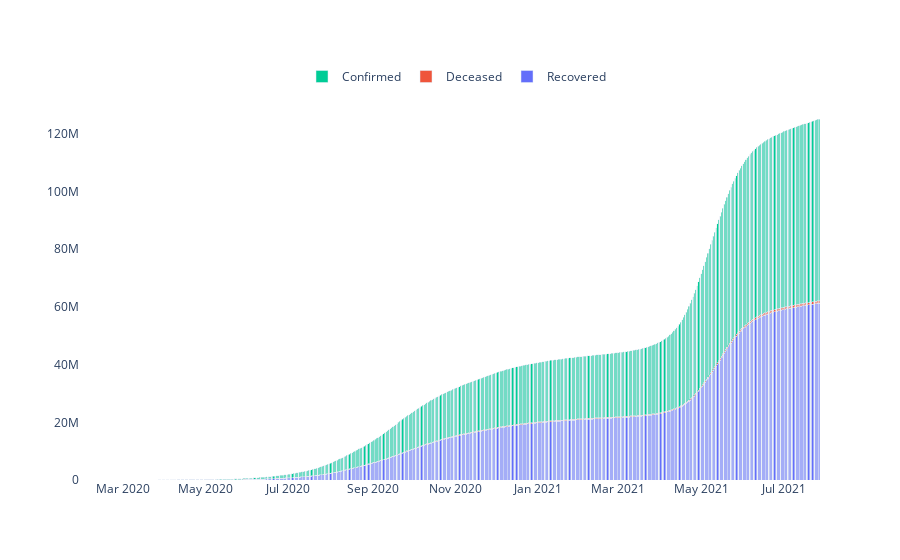

This figure's notebook cell:
### Code cell
fig = go.Figure(go.Bar(x= Trend.Date, y= Trend.Recovered, name='Recovered'))
fig.add_trace(go.Bar(x=Trend.Date, y= Trend.Deceased, name='Deceased'))
fig.add_trace(go.Bar(x=Trend.Date, y= Trend.Confirmed, name='Confirmed'))

fig.update_layout(barmode='stack',legend_orientation="h",legend=dict(x= 0.3, y=1.1),
                 paper_bgcolor='white',
                 plot_bgcolor = "white",)
fig.show()

### Figure 1 — Plotly figure (JSON) as saved in the notebook; plotly's stock layout.template omitted (floating-point values rounded to 4 significant figures; data arrays with more than 128 entries replaced by an {"elided": "..."} marker saying what was removed)
{"data": [{"name": "Recovered", "type": "bar", "x": {"elided": "517 str values"}, "y": {"elided": "517 int values"}}, {"name": "Deceased", "type": "bar", "x": {"elided": "517 str values"}, "y": {"elided": "517 int values"}}, {"name": "Confirmed", "type": "bar", "x": {"elided": "517 str values"}, "y": {"elided": "517 int values"}}], "layout": {"barmode": "stack", "legend": {"orientation": "h", "x": 0.3, "y": 1.1}, "paper_bgcolor": "white", "plot_bgcolor": "white"}}
